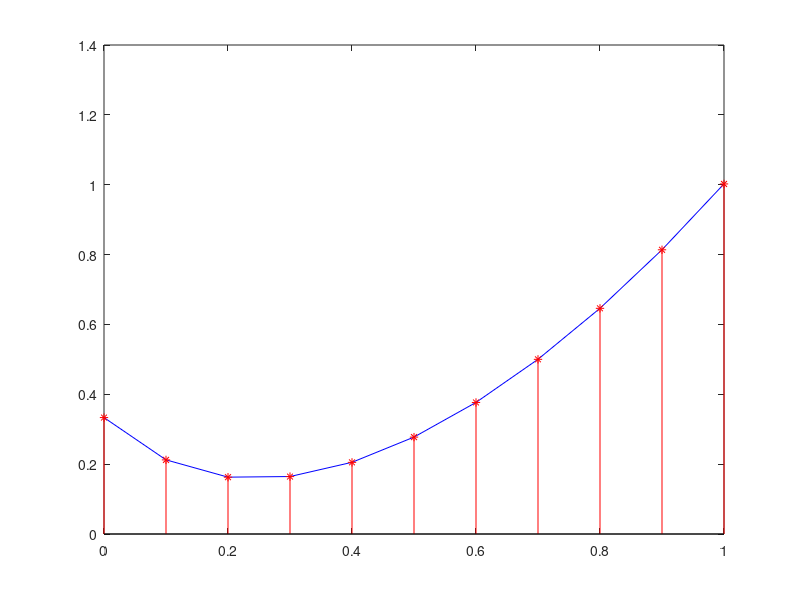

The MATLAB script that drew this image:
    % Use the classical RK(4,4) method to approximate the solution of the
    % initial value problem
    %
    % dy/dt = -5*y + 5*t^2 + 2*t,   0 <= t <= 1,   y(0) = 1/3,   h = 0.1
    %
    % and compare the obtained result with the actual solution
    %
    % y(t) = t^2 + (1/3)*exp(-5*t)

    function rk1
    clc
    clf
    clear all
    a=0;
    b=1;
    alpha=1/3;
    h=0.1;
    n=(b-a)/h;
    t=linspace(a,b,n+1);
    y(1)=alpha;
    for i=1:n
        k1=h*f(t(i),y(i));
        k2=h*f(t(i)+h/2,y(i)+k1/2);
        k3=h*f(t(i)+h/2,y(i)+k2/2);
        k4=h*f(t(i)+h,y(i)+k3);
        y(i+1)=y(i)+(k1+2*k2+2*k3+k4)/6;
    end
    plot(t,y,'-b')
    hold on
    ey=(t.^2)+(1/3)*(exp(-5*t));
    stem(t,ey,'*r')
    hold on
    fprintf(' t approximate exact abserror\n');
    for i=1:n+1
        fprintf('%11.5f %11.5f %11.5f %11.5f\n',t(i),y(i),ey(i),abs(ey(i)-y(i)));
    end
    function z=f(t,y)
    z=-5*y+5*t^2+2*t;
